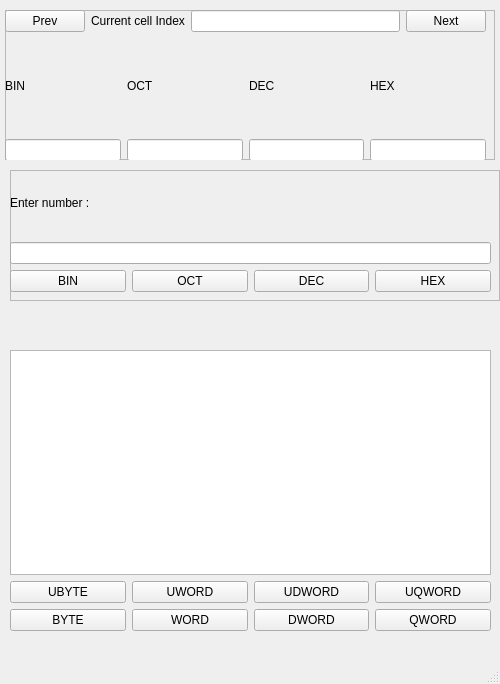
<?xml version="1.0" encoding="UTF-8"?>
<ui version="4.0">
 <class>MainWindow</class>
 <widget class="QMainWindow" name="MainWindow">
  <property name="geometry">
   <rect>
    <x>0</x>
    <y>0</y>
    <width>500</width>
    <height>684</height>
   </rect>
  </property>
  <property name="sizePolicy">
   <sizepolicy hsizetype="Preferred" vsizetype="Preferred">
    <horstretch>0</horstretch>
    <verstretch>0</verstretch>
   </sizepolicy>
  </property>
  <property name="minimumSize">
   <size>
    <width>500</width>
    <height>646</height>
   </size>
  </property>
  <property name="maximumSize">
   <size>
    <width>500</width>
    <height>1000</height>
   </size>
  </property>
  <property name="windowTitle">
   <string>MainWindow</string>
  </property>
  <widget class="QWidget" name="centralwidget">
   <widget class="QFrame" name="cell_frame">
    <property name="geometry">
     <rect>
      <x>5</x>
      <y>10</y>
      <width>490</width>
      <height>150</height>
     </rect>
    </property>
    <property name="minimumSize">
     <size>
      <width>490</width>
      <height>150</height>
     </size>
    </property>
    <property name="maximumSize">
     <size>
      <width>490</width>
      <height>150</height>
     </size>
    </property>
    <property name="frameShape">
     <enum>QFrame::StyledPanel</enum>
    </property>
    <property name="frameShadow">
     <enum>QFrame::Raised</enum>
    </property>
    <widget class="QWidget" name="layoutWidget">
     <property name="geometry">
      <rect>
       <x>0</x>
       <y>0</y>
       <width>481</width>
       <height>151</height>
      </rect>
     </property>
     <layout class="QVBoxLayout" name="verticalLayout_2">
      <item>
       <layout class="QHBoxLayout" name="horizontalLayout_4">
        <item>
         <widget class="QPushButton" name="BPrev">
          <property name="text">
           <string>Prev</string>
          </property>
         </widget>
        </item>
        <item>
         <layout class="QHBoxLayout" name="horizontalLayout">
          <item>
           <widget class="QLabel" name="label">
            <property name="text">
             <string>Current cell Index</string>
            </property>
           </widget>
          </item>
          <item>
           <widget class="QLineEdit" name="EIndex">
            <property name="readOnly">
             <bool>false</bool>
            </property>
           </widget>
          </item>
         </layout>
        </item>
        <item>
         <widget class="QPushButton" name="BNext">
          <property name="text">
           <string>Next</string>
          </property>
         </widget>
        </item>
       </layout>
      </item>
      <item>
       <layout class="QVBoxLayout" name="verticalLayout">
        <item>
         <layout class="QHBoxLayout" name="horizontalLayout_2">
          <item>
           <widget class="QLabel" name="label_2">
            <property name="text">
             <string>BIN</string>
            </property>
           </widget>
          </item>
          <item>
           <widget class="QLabel" name="label_3">
            <property name="text">
             <string>OCT</string>
            </property>
           </widget>
          </item>
          <item>
           <widget class="QLabel" name="label_4">
            <property name="text">
             <string>DEC</string>
            </property>
           </widget>
          </item>
          <item>
           <widget class="QLabel" name="label_5">
            <property name="text">
             <string>HEX</string>
            </property>
           </widget>
          </item>
         </layout>
        </item>
        <item>
         <layout class="QHBoxLayout" name="horizontalLayout_3">
          <item>
           <widget class="QLineEdit" name="EBin">
            <property name="readOnly">
             <bool>false</bool>
            </property>
           </widget>
          </item>
          <item>
           <widget class="QLineEdit" name="EOct">
            <property name="readOnly">
             <bool>false</bool>
            </property>
           </widget>
          </item>
          <item>
           <widget class="QLineEdit" name="EDec">
            <property name="text">
             <string/>
            </property>
            <property name="readOnly">
             <bool>false</bool>
            </property>
           </widget>
          </item>
          <item>
           <widget class="QLineEdit" name="EHex">
            <property name="text">
             <string/>
            </property>
            <property name="readOnly">
             <bool>false</bool>
            </property>
           </widget>
          </item>
         </layout>
        </item>
       </layout>
      </item>
     </layout>
    </widget>
   </widget>
   <widget class="QFrame" name="frame">
    <property name="geometry">
     <rect>
      <x>10</x>
      <y>170</y>
      <width>490</width>
      <height>131</height>
     </rect>
    </property>
    <property name="minimumSize">
     <size>
      <width>490</width>
      <height>80</height>
     </size>
    </property>
    <property name="maximumSize">
     <size>
      <width>490</width>
      <height>10000</height>
     </size>
    </property>
    <property name="frameShape">
     <enum>QFrame::StyledPanel</enum>
    </property>
    <property name="frameShadow">
     <enum>QFrame::Raised</enum>
    </property>
    <widget class="QWidget" name="layoutWidget">
     <property name="geometry">
      <rect>
       <x>0</x>
       <y>0</y>
       <width>481</width>
       <height>122</height>
      </rect>
     </property>
     <layout class="QVBoxLayout" name="verticalLayout_4">
      <item>
       <widget class="QLabel" name="label_6">
        <property name="text">
         <string>Enter number : </string>
        </property>
       </widget>
      </item>
      <item>
       <layout class="QVBoxLayout" name="verticalLayout_3">
        <item>
         <widget class="QLineEdit" name="lineEdit"/>
        </item>
        <item>
         <layout class="QHBoxLayout" name="horizontalLayout_7">
          <item>
           <widget class="QPushButton" name="BBin_2">
            <property name="text">
             <string>BIN</string>
            </property>
           </widget>
          </item>
          <item>
           <widget class="QPushButton" name="BOct_2">
            <property name="text">
             <string>OCT</string>
            </property>
           </widget>
          </item>
          <item>
           <widget class="QPushButton" name="BDec_2">
            <property name="text">
             <string>DEC</string>
            </property>
           </widget>
          </item>
          <item>
           <widget class="QPushButton" name="BHex_2">
            <property name="text">
             <string>HEX</string>
            </property>
           </widget>
          </item>
         </layout>
        </item>
       </layout>
      </item>
     </layout>
    </widget>
   </widget>
   <widget class="QWidget" name="layoutWidget">
    <property name="geometry">
     <rect>
      <x>10</x>
      <y>350</y>
      <width>481</width>
      <height>281</height>
     </rect>
    </property>
    <layout class="QVBoxLayout" name="verticalLayout_5">
     <item>
      <widget class="QListWidget" name="listWidget"/>
     </item>
     <item>
      <layout class="QHBoxLayout" name="horizontalLayout_6">
       <item>
        <widget class="QPushButton" name="BByte_2">
         <property name="text">
          <string>UBYTE</string>
         </property>
        </widget>
       </item>
       <item>
        <widget class="QPushButton" name="BWord_2">
         <property name="text">
          <string>UWORD</string>
         </property>
        </widget>
       </item>
       <item>
        <widget class="QPushButton" name="BDWord_2">
         <property name="text">
          <string>UDWORD</string>
         </property>
        </widget>
       </item>
       <item>
        <widget class="QPushButton" name="BQWord_2">
         <property name="text">
          <string>UQWORD</string>
         </property>
        </widget>
       </item>
      </layout>
     </item>
     <item>
      <layout class="QHBoxLayout" name="horizontalLayout_5">
       <item>
        <widget class="QPushButton" name="BByte">
         <property name="text">
          <string>BYTE</string>
         </property>
        </widget>
       </item>
       <item>
        <widget class="QPushButton" name="BWord">
         <property name="text">
          <string>WORD</string>
         </property>
        </widget>
       </item>
       <item>
        <widget class="QPushButton" name="BDWord">
         <property name="text">
          <string>DWORD</string>
         </property>
        </widget>
       </item>
       <item>
        <widget class="QPushButton" name="BQWord">
         <property name="text">
          <string>QWORD</string>
         </property>
        </widget>
       </item>
      </layout>
     </item>
    </layout>
   </widget>
  </widget>
  <widget class="QMenuBar" name="menubar">
   <property name="geometry">
    <rect>
     <x>0</x>
     <y>0</y>
     <width>500</width>
     <height>22</height>
    </rect>
   </property>
  </widget>
  <widget class="QStatusBar" name="statusbar"/>
 </widget>
 <resources/>
 <connections/>
</ui>
